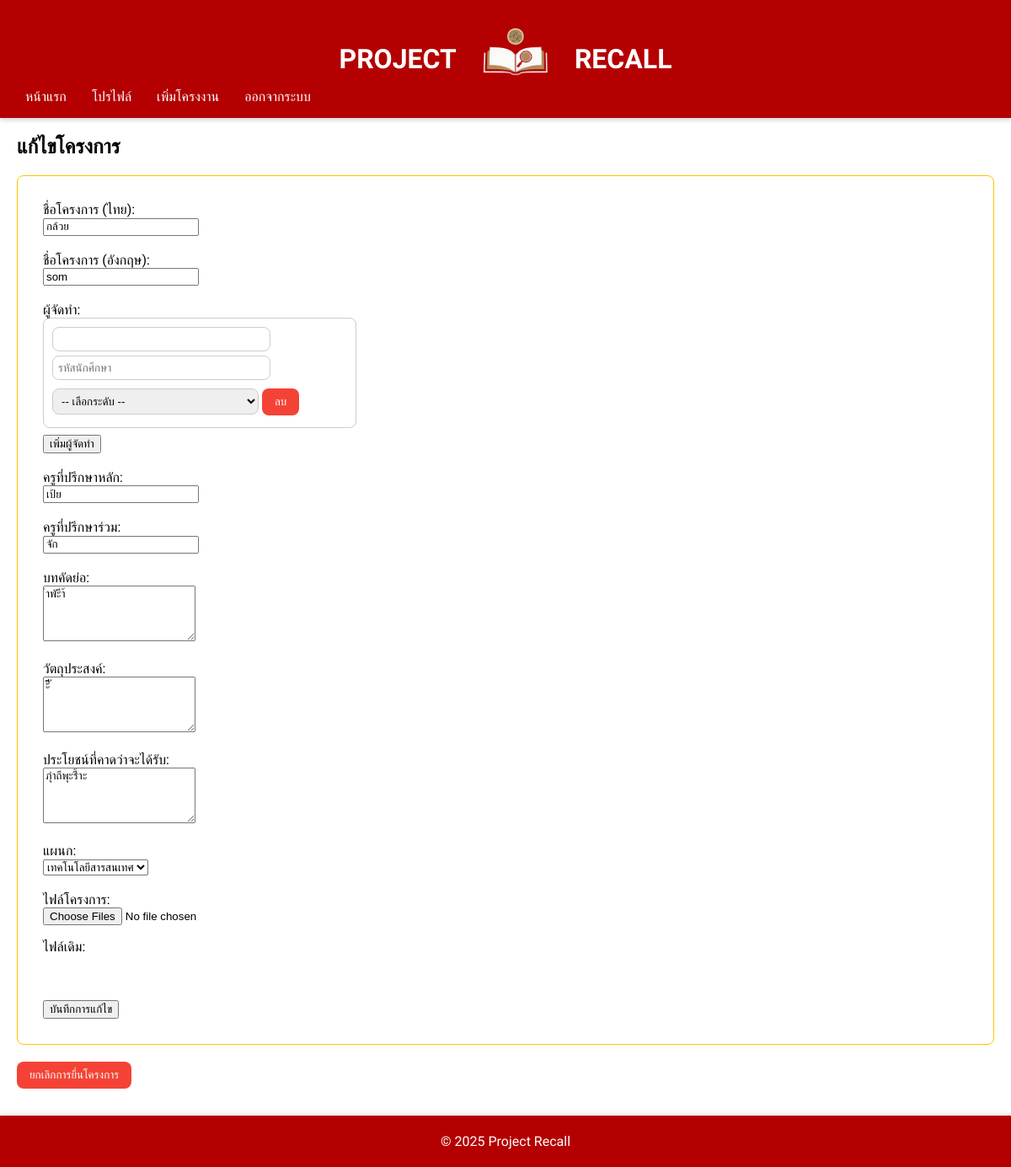
Screenshot of /Dashboard/PJ/Edit_pj.php?id=12 (signed in) with the database file from the repository.
### tables this page shows
CREATE TABLE `projects` (
  `project_id` int(11) NOT NULL,
  `project_code` varchar(6) DEFAULT NULL,
  `title_th` varchar(255) NOT NULL,
  `title_en` varchar(255) DEFAULT NULL,
  `education_level` enum('ปวช.','ปวส.') NOT NULL,
  `department` enum('เทคโนโลยีสารสนเทศ','การบัญชี','คหกรรมศาสตร์','ช่างยนต์','ช่างไฟฟ้ากำลัง','ช่างโยธา','ช่างอิเล็กทรอนิกส์','ช่างเชื่อมโลหะ','ช่างกลโรงงาน','สามัญสัมพันธ์') NOT NULL,
  `advisor_main` varchar(255) NOT NULL,
  `advisor_co` varchar(255) DEFAULT NULL,
  `creator_id` int(11) NOT NULL,
  `objective` text DEFAULT NULL,
  `working_principle` text DEFAULT NULL,
  `highlight` text DEFAULT NULL,
  `benefit` text DEFAULT NULL,
  `duration` varchar(50) DEFAULT NULL,
  `github_link` varchar(255) DEFAULT NULL,
  `abstract` text DEFAULT NULL,
  `created_at` timestamp NOT NULL DEFAULT current_timestamp(),
  `college` varchar(255) DEFAULT 'วิทยาลัยเทคนิคสว่างแดนดิน',
  `status` enum('pending','approved','rejected') NOT NULL DEFAULT 'pending',
  `approved_at` datetime DEFAULT NULL
);

### Dashboard/PJ/Edit_pj.php (the view, shortened to what this page needs)
<?php
require '../../DB/db.php';
include '../../inc/header.php';
$project_id = isset($_GET['id']) ? intval($_GET['id']) : 0;
$stmt = $pdo->prepare("SELECT * FROM projects WHERE project_id = :project_id");
$stmt->execute(['project_id' => $project_id]);
$project = $stmt->fetch(PDO::FETCH_ASSOC);
$approved = $project['status'] === 'approved';
$departList = [
    "เทคโนโลยีสารสนเทศ","การบัญชี","คหกรรมศาสตร์","ช่างยนต์","ช่างไฟฟ้ากำลัง",
    "ช่างโยธา","ช่างอิเล็กทรอนิกส์","ช่างเชื่อมโลหะ","ช่างกลโรงงาน","สามัญสัมพันธ์"
];
?>
<h2 style="margin:20px;">แก้ไขโครงการ</h2>
<?php if(!$approved): ?>
<form method="POST" enctype="multipart/form-data" style="margin:20px; margin-bottom:20px; padding:10px; border:1px solid #ffc400; border-radius:8px;">
    <div style="margin:20px;">
    <label>ชื่อโครงการ (ไทย):</label><br>
    <input type="text" name="title_th" value="<?= htmlspecialchars($project['title_th']) ?>" required><br><br>
    <label>ชื่อโครงการ (อังกฤษ):</label><br>
    <input type="text" name="title_en" value="<?= htmlspecialchars($project['title_en']) ?>"><br><br>
    <label>ผู้จัดทำ:</label><br>
    <div id="authors-container">
        <?php
        $authors_list = explode(',', $project['author'] ?? '');
        foreach($authors_list as $a):
            $parts = explode('||',$a);
            $name = $parts[0] ?? '';
            $sid = $parts[2] ?? '';
        ?>
        <div class="author-block">
            <input type="text" name="authors[]" value="<?= htmlspecialchars($name) ?>" required>
            <input type="text" name="student_ids[]" value="<?= htmlspecialchars($sid) ?>" placeholder="รหัสนักศึกษา">
            <select name="levels[]">
                <option value="">-- เลือกระดับ --</option>
            </select>
            <button type="button" onclick="removeAuthor(this)">ลบ</button>
        </div>
        <?php endforeach; ?>
    </div>
    <button type="button" onclick="addAuthor()">เพิ่มผู้จัดทำ</button><br><br>
    <label>ครูที่ปรึกษาหลัก:</label><br>
    <input type="text" name="advisor_main" value="<?= htmlspecialchars($project['advisor_main']) ?>" required><br><br>
    <label>ครูที่ปรึกษาร่วม:</label><br>
    <input type="text" name="advisor_co" value="<?= htmlspecialchars($project['advisor_co']) ?>"><br><br>
    <label>บทคัดย่อ:</label><br>
    <textarea name="abstract" rows="4"><?= htmlspecialchars($project['abstract']) ?></textarea><br><br>
    <label>วัตถุประสงค์:</label><br>
    <textarea name="objective" rows="4"><?= htmlspecialchars($project['objective']) ?></textarea><br><br>
    <label>ประโยชน์ที่คาดว่าจะได้รับ:</label><br>
    <textarea name="benefit" rows="4"><?= htmlspecialchars($project['benefit']) ?></textarea><br><br>
    <label>แผนก:</label><br>
    <select name="department">
        <?php foreach($departList as $d): ?>
        <option value="<?= htmlspecialchars($d) ?>" <?= $project['department']==$d?'selected':'' ?>><?= htmlspecialchars($d) ?></option>
        <?php endforeach; ?>
    </select><br><br>
    <label>ไฟล์โครงการ:</label><br>
    <input type="file" name="files[]" multiple>
    <p>ไฟล์เดิม: <?= htmlspecialchars($project['file'] ?? '') ?></p><br><br>
    <button type="submit">บันทึกการแก้ไข</button>
    </div>
</form>
<form method="POST" action="cancel_pj.php" style="margin-top:3px;">
    <button type="submit" style="background-color:#f44336; color:white; padding:8px 15px; border:none; border-radius:8px; margin:0 20px 0;">
        ยกเลิกการยื่นโครงการ
    </button>
</form>
<?php endif; ?>
<?php include '../../inc/footer.php'; ?>

### Inc/header.php (style rules this page uses)
:root { --main:#b40000; }
body { margin:0;font-family:'Sarabun',sans-serif; }

### Dashboard/PJ/Edit_pj.php (style rules this page uses)
.author-block { border:1px solid #ccc; padding:10px; border-radius:8px; margin-bottom:8px; max-width:350px; }
.author-block input, .author-block select { width:70%; margin-bottom:5px; padding:6px; border-radius:8px; border:1px solid #ccc; }
.author-block button { margin-top:5px; padding:8px 15px; background-color:#f44336; color:white; border:none; border-radius:8px; cursor:pointer; }

### Inc/footer.php (style rules this page uses)
:root { --main-color: #b40000; --header-text: #ffffff; }

### rows the page displays
projects: title_th "ฺกล้วย", title_en "som", advisor_main "เป้ย", advisor_co "จัก", abstract "ำพัะีา้", objective "ะีัี", benefit "ภุำถึพุะรี้่าะ", department "เทคโนโลยีสารสนเทศ"
